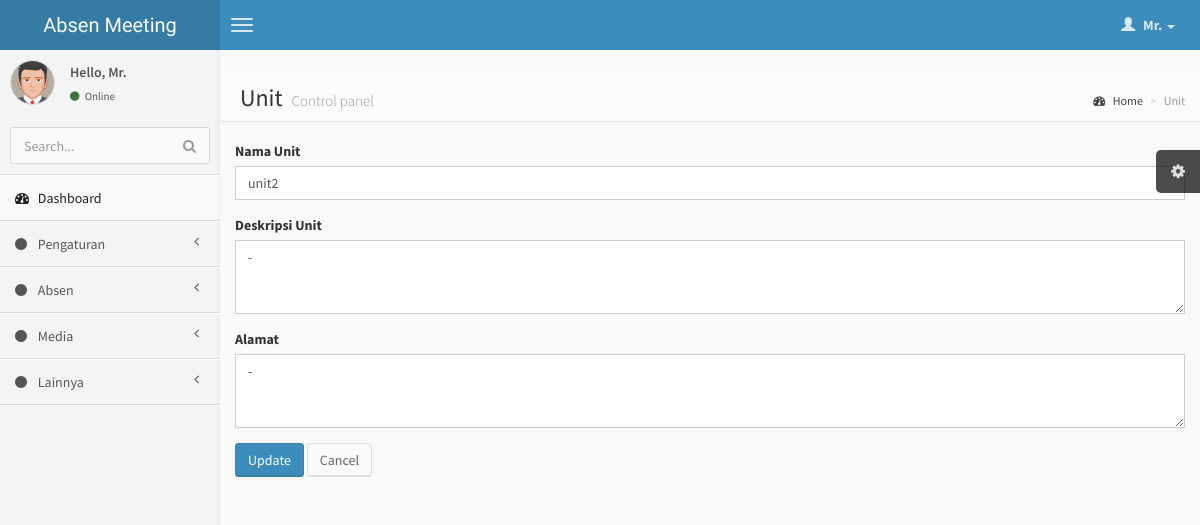
The page /unit/update/2.html on the database its author committed.
### tables this page shows
CREATE TABLE `unit` (
  `id_unit` int(11) NOT NULL AUTO_INCREMENT,
  `nama_unit` varchar(50) DEFAULT NULL,
  `deskripsi_unit` text,
  `alamat` text,
  PRIMARY KEY (`id_unit`)
);

### application/controllers/Unit.php (called while the page is built, shortened)
<?php
class Unit extends CI_Controller
{
    function __construct()
    {
        $this->load->model('Unit_model');
        $this->load->library('form_validation');
    }
    public function update($id)
    {
        $row = $this->Unit_model->get_by_id($id);
        if ($row) {
            $data = array(
                'button' => 'Update',
                'action' => site_url('unit/update_action'),
		'id_unit' => set_value('id_unit', $row->id_unit),
		'nama_unit' => set_value('nama_unit', $row->nama_unit),
		'deskripsi_unit' => set_value('deskripsi_unit', $row->deskripsi_unit),
		'alamat' => set_value('alamat', $row->alamat),
        'konten' => 'unit/unit_form',
            'judul' => 'Unit',
	    );
            $this->load->view('v_index', $data);
        } else {
            $this->session->set_flashdata('message', 'Record Not Found');
            redirect(site_url('unit'));
        }
    }
}

### index.php (called while the page is built, shortened)
<?php
require_once BASEPATH.'core/CodeIgniter.php';

### application/models/Unit_model.php (called while the page is built, shortened)
<?php
class Unit_model extends CI_Model
{
    public $table = 'unit';
    public $id = 'id_unit';
    function get_by_id($id)
    {
        $this->db->where($this->id, $id);
        return $this->db->get($this->table)->row();
    }
}

### application/views/unit/unit_form.php (the view, shortened to what this page needs)
<form action="<?php echo $action; ?>" method="post">
        <div class="form-group">
            <label for="varchar">Nama Unit <?php echo form_error('nama_unit') ?></label>
            <input type="text" class="form-control" name="nama_unit" id="nama_unit" placeholder="Nama Unit" value="<?php echo $nama_unit; ?>" />
        </div>
        <div class="form-group">
            <label for="deskripsi_unit">Deskripsi Unit <?php echo form_error('deskripsi_unit') ?></label>
            <textarea class="form-control" rows="3" name="deskripsi_unit" id="deskripsi_unit" placeholder="Deskripsi Unit"><?php echo $deskripsi_unit; ?></textarea>
        </div>
        <div class="form-group">
            <label for="alamat">Alamat <?php echo form_error('alamat') ?></label>
            <textarea class="form-control" rows="3" name="alamat" id="alamat" placeholder="Alamat"><?php echo $alamat; ?></textarea>
        </div>
        <button type="submit" class="btn btn-primary"><?php echo $button ?></button>
        <a href="<?php echo site_url('unit') ?>" class="btn btn-default">Cancel</a>
    </form>

### assets/css/AdminLTE.css (style rules this page uses)
html, body { overflow-x: hidden!important; font-family: 'Source Sans Pro', sans-serif; -webkit-font-smoothing: antialiased; min-height: 100%; background: #f9f9f9; }
a { color: #3c8dbc; }
.form-control { -webkit-border-radius: 0px !important; -moz-border-radius: 0px !important; border-radius: 0px !important; box-shadow: none; }
.btn { font-weight: 500; -webkit-border-radius: 3px; -moz-border-radius: 3px; border-radius: 3px; border: 1px solid transparent; -webkit-box-shadow: inset 0px -2px 0px 0px rgba(0, 0, 0, 0.09); -moz-box-shadow: inset 0px -2px 0px 0px rgba(0, 0, 0, 0.09); box-shadow: inset 0px -1px 0px 0px rgba(0, 0, 0, 0.09); }
.btn.btn-default { background-color: #fafafa; color: #666; border-color: #ddd; border-bottom-color: #ddd; }
.btn.btn-primary { background-color: #3c8dbc; border-color: #367fa9; }

### rows shown on the page
unit: nama_unit "unit2", deskripsi_unit "-", alamat "-"

### other values the page prints
$judul "Unit"
$button "Update"
